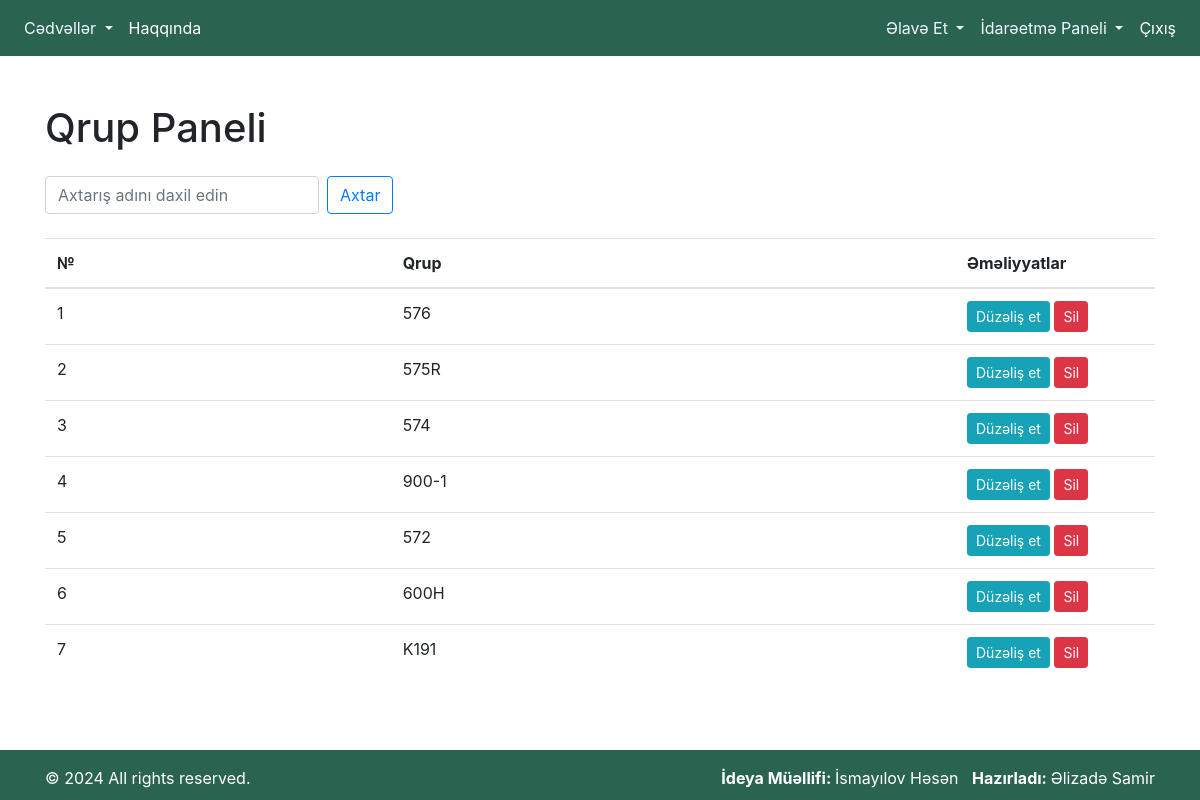
Before: /group-panel/ (signed in) with the older database file.
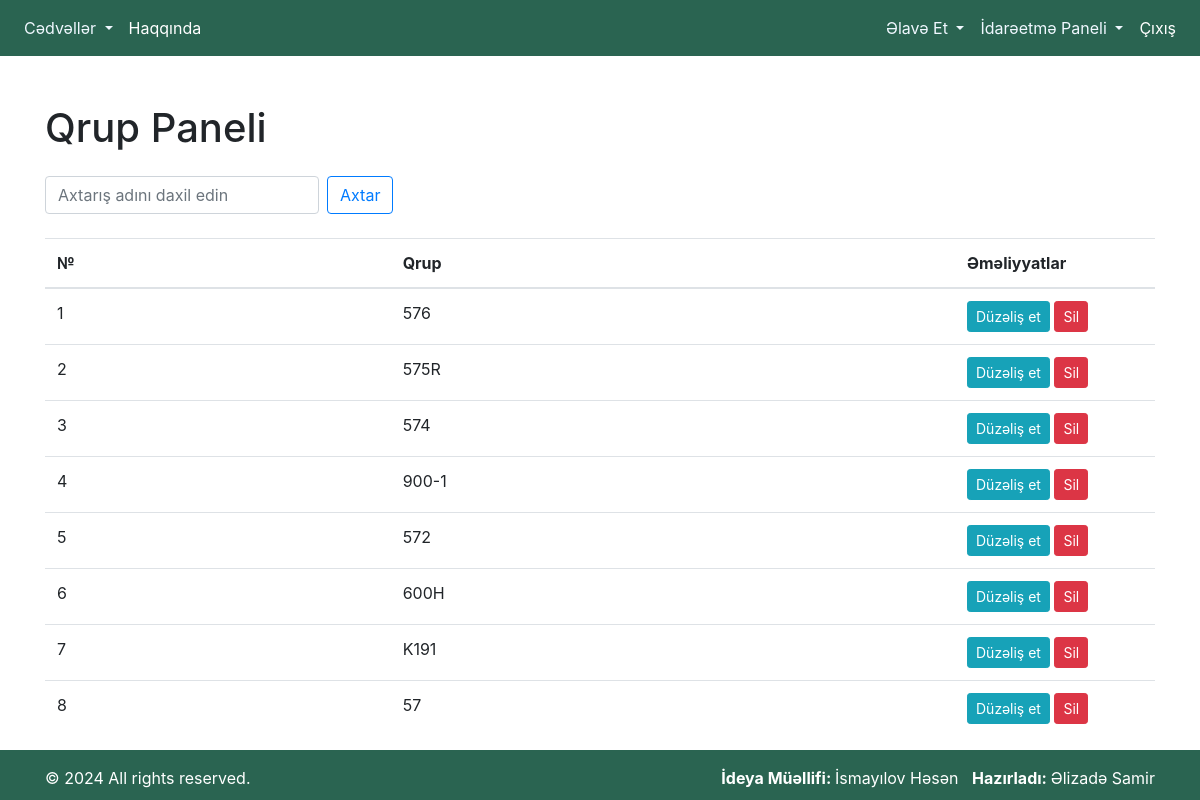
After: the same page with the newer database file.
### lesson_calendar/models.py (models this page shows, shortened)
class Group(models.Model):
    group_number = models.CharField(max_length=20)

### lesson_calendar/views.py (the view)
# urls.py: path('group-panel/', login_required(group_panel), name='group_panel'),
def group_panel(request):
    groups = Group.objects.all()
    query = request.GET.get('q')
    if query:
        groups = groups.filter(group_number__icontains=query)
    return render(request, 'group_panel.html', {'groups': groups})

### templates/group_panel.html
{% extends "index.html" %}
{% block content %}
<div class="container mt-5">
    <h1 class="mb-4">Qrup Paneli</h1>
    <form method="GET" class="mb-3">
        <div class="form-inline mb-4">
            <input type="text" name="q" class="form-control mr-sm-2" placeholder="Axtarış adını daxil edin">
            <button class="btn btn-outline-primary my-2 my-sm-0" type="submit">Axtar</button>
        </div>
    </form>
    <table class="table">
        <thead>
            <tr>
                <th scope="col">№</th>
                <th scope="col">Qrup</th>
                <th style="width: 200px;" scope="col">Əməliyyatlar</th>
            </tr>
        </thead>
        <tbody>
            {% for group in groups %}
            <tr>
                <td>{{ forloop.counter }}</td>
                <td>{{ group.group_number }}</td>
                <td>
                    <a href="{% url 'update_group' group.pk %}" class="btn btn-sm btn-info">Düzəliş et</a>
                    <a href="{% url 'delete_group' group.pk %}" class="btn btn-sm btn-danger" onclick="return confirm('Bu qrupu silmək istədiyinizə əminsiniz?')">Sil</a>
                </td>
            </tr>
            {% endfor %}
        </tbody>
    </table>
</div>
{% endblock content %}

Changed rows visible on the page:
added Group: group_number "57"
